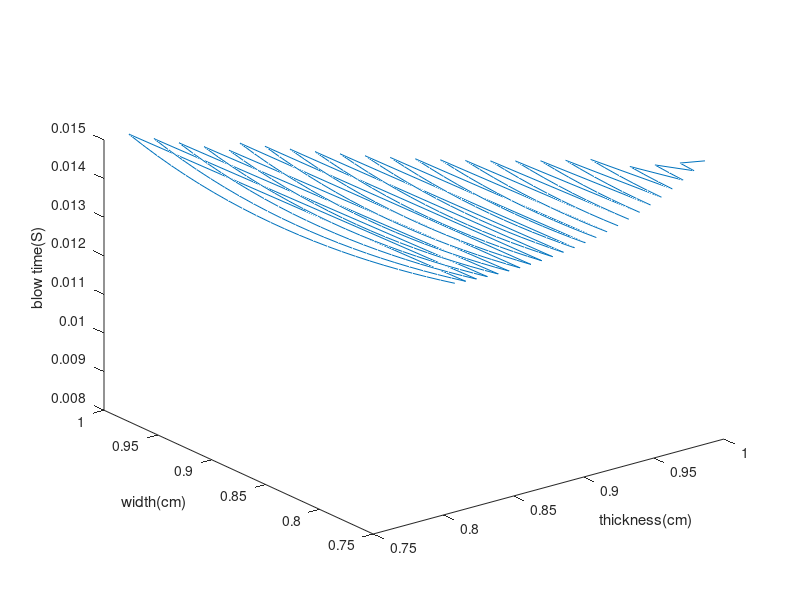
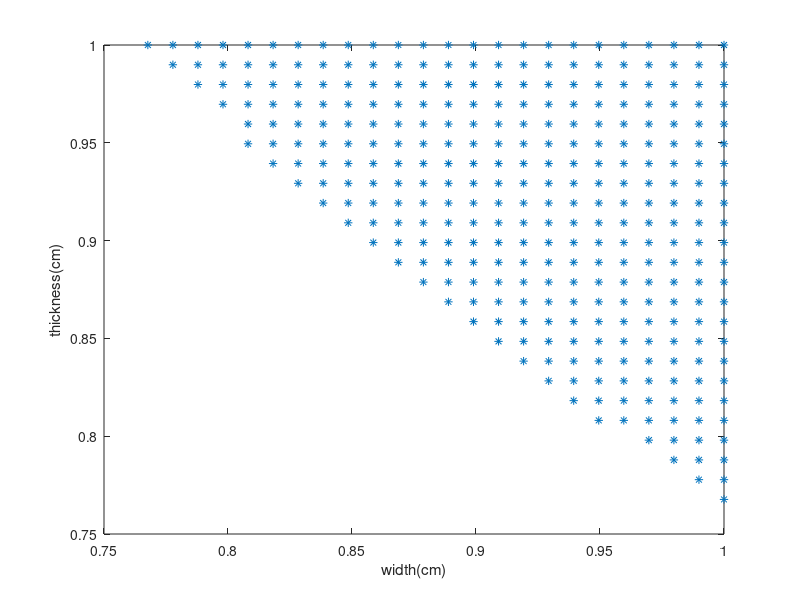

The MATLAB script that drew these images, in order:
clc
clear
Length = 4; %cm
minSweep = .00000000001;
steps = 100;
Width = linspace(minSweep,1,steps); %cm
Thickness = linspace(minSweep,1,steps); %cm
Hf = 293; %Kj/Kg (heat of fusion)
Density = 8.908; %g/cm^3 (density)
R = .0000064; %ohm-cm
i = 60;
J = 1;
maxblowT = .015;
minblowT = .05;
inputThickness = input('what thickness would you like? ');
inputWidth = input('what width would you like? ');

for W = 1:steps
    for T = 1:steps      
mass = (Length*Width(W)*Thickness(T)*Density)/1000; %mass in Kg
r = (R.*Length)/(Width(W)*Thickness(T));
time(J,1) = (i^2.*r)/(mass*Hf);
width(J,1) = Width(W);
thickness(J,1) = Thickness(T);
J = J+1;
    end
end

for S = 1:numel(time)
    if(time(S,:) <= maxblowT)
            thicknessI(S,1) = thickness(S,:);
            widthI(S,1) = width(S,:);
            timeI(S,1) = time(S,:);        
    end
end
thicknessI = nonzeros(thicknessI);
widthI = nonzeros(widthI);
timeI = nonzeros(timeI);

figure(1)
plot3(thicknessI,widthI,timeI)
xlabel('thickness(cm)')
ylabel('width(cm)')
zlabel('blow time(S)')

figure(2)
plot(thicknessI,widthI,'*')
xlabel('width(cm)')
ylabel('thickness(cm)')

